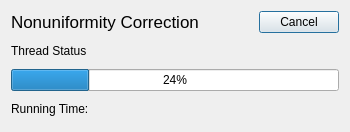
<?xml version="1.0" encoding="UTF-8"?>
<ui version="4.0">
 <class>BFCThreadDialog</class>
 <widget class="QDialog" name="BFCThreadDialog">
  <property name="geometry">
   <rect>
    <x>0</x>
    <y>0</y>
    <width>350</width>
    <height>132</height>
   </rect>
  </property>
  <property name="sizePolicy">
   <sizepolicy hsizetype="Fixed" vsizetype="Fixed">
    <horstretch>0</horstretch>
    <verstretch>0</verstretch>
   </sizepolicy>
  </property>
  <property name="windowTitle">
   <string>Nonuniformity Correction</string>
  </property>
  <layout class="QVBoxLayout" name="verticalLayout">
   <item>
    <layout class="QHBoxLayout" name="horizontalLayout">
     <item>
      <widget class="QLabel" name="processDescription">
       <property name="font">
        <font>
         <pointsize>13</pointsize>
        </font>
       </property>
       <property name="text">
        <string>Nonuniformity Correction</string>
       </property>
      </widget>
     </item>
     <item>
      <spacer name="horizontalSpacer">
       <property name="orientation">
        <enum>Qt::Horizontal</enum>
       </property>
       <property name="sizeHint" stdset="0">
        <size>
         <width>40</width>
         <height>20</height>
        </size>
       </property>
      </spacer>
     </item>
     <item>
      <widget class="QPushButton" name="cancel">
       <property name="maximumSize">
        <size>
         <width>80</width>
         <height>16777215</height>
        </size>
       </property>
       <property name="text">
        <string>Cancel</string>
       </property>
      </widget>
     </item>
    </layout>
   </item>
   <item>
    <widget class="QLabel" name="statusMessage">
     <property name="text">
      <string>Thread Status</string>
     </property>
    </widget>
   </item>
   <item>
    <widget class="QProgressBar" name="progressBar">
     <property name="value">
      <number>24</number>
     </property>
    </widget>
   </item>
   <item>
    <widget class="QLabel" name="elapsedTime">
     <property name="text">
      <string>Running Time: </string>
     </property>
    </widget>
   </item>
  </layout>
 </widget>
 <resources/>
 <connections/>
</ui>
